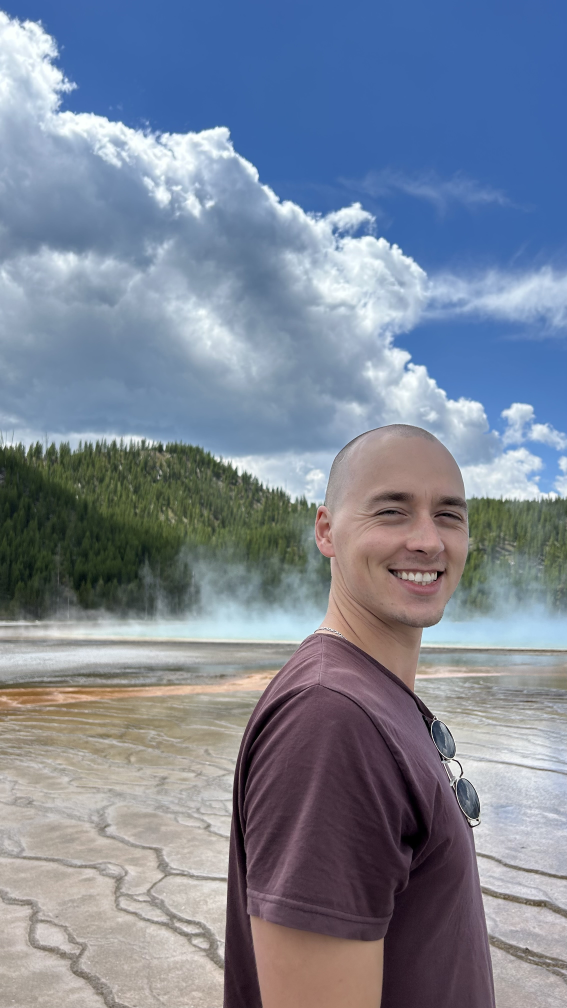
#> input picture assets/portrait-raw.jpg, 2268 x 4032 px (shown at 1/4 size)
$ python portrait-crop.py
#> lines starting #> are read from the running program, lines starting #| are printed output that depends on the picture
#!/usr/bin/env python
"""portrait-crop.py — re-crop assets/portrait.jpg from the 2268x4032 master.

W-85 fixes the shipped asset at 600x600 <=180KB, so every candidate is rendered to
that size and the winner is copied over assets/portrait.jpg. No upscaling: each crop
box is >=600px on both sides, so the 600 render is always a downscale.

Max's note, 2026-09-29: "centre the picture on my face, my forehead is cut off".
Measured on the master: head top y~1659, chin y~2320, head x 1260..1848 (centre 1554).
Candidates differ only in how much headroom they leave above the head top and how
centred the head's own centre is in the frame.
"""
import os
from PIL import Image

REPO = os.path.dirname(os.path.dirname(os.path.abspath(__file__)))
RAW = os.path.join(REPO, "assets", "portrait-raw.jpg")
OUT = os.path.join(REPO, ".buildloop", "tmp")

HEAD_TOP, CHIN = 1659, 2320
HEAD_CX = 1554

img = Image.open(RAW)
#> img is the input picture: PIL image 2268x4032 RGB; mean R, G, B 123.7, 133.6, 150.9
W, H = img.size
#> W = 2268; H = 4032
print("master", W, H)
#| master 2268 4032

# (name, size, head_cx_target_frac, headroom_frac)
CANDS = [
    ("a", 1488, 0.50, 0.22),
    ("b", 1488, 0.50, 0.14),
    ("c", 1700, 0.50, 0.20),
    ("d", 1300, 0.52, 0.26),
]

for name, size, cx_frac, headroom in CANDS:
    left = int(round(HEAD_CX - cx_frac * size))
    left = max(0, min(left, W - size))
    top = int(round(HEAD_TOP - headroom * size))
    top = max(0, min(top, H - size))
    box = (left, top, left + size, top + size)
    p = os.path.join(OUT, f"portrait-{name}.png")
    img.crop(box).resize((600, 600), Image.LANCZOS).save(p)
    print(f"{name} box={box} head_cx_frac={(HEAD_CX-left)/size:.3f} "
          f"head_top_frac={(HEAD_TOP-top)/size:.3f} -> {p}")
#> this loop made 4 passes
#> pass 1, `img.crop(box).resize((600, 600), Image.LANCZOS).save(p)`:
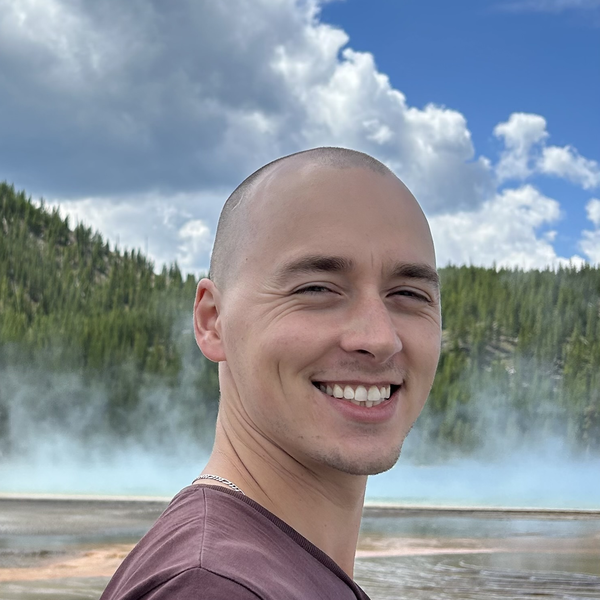
#> saved as portrait-a.png: PIL image 600x600 RGB; mean R, G, B 138.6, 145.5, 153.9
#> pass 2, `img.crop(box).resize((600, 600), Image.LANCZOS).save(p)`:
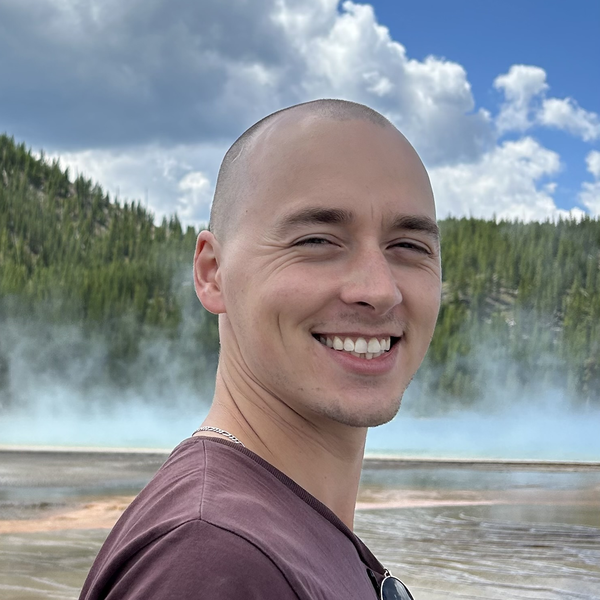
#> saved as portrait-b.png: PIL image 600x600 RGB; mean R, G, B 139.3, 142.9, 148.5

$ run again, with assets/portrait.jpg copied over assets/portrait-raw.jpg
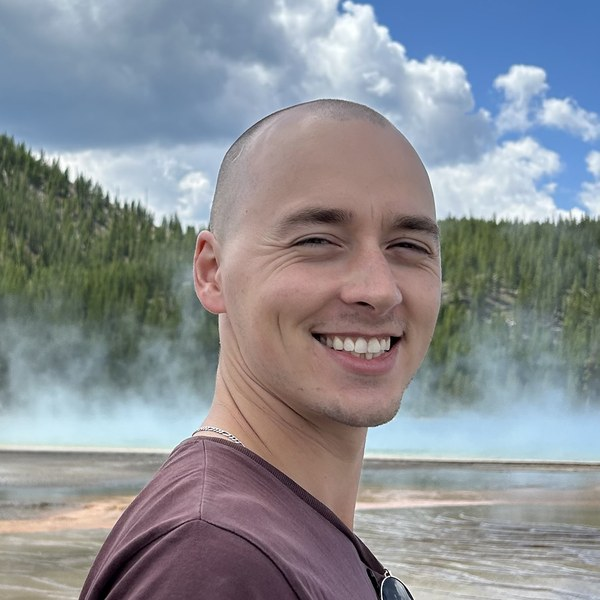
#> input picture assets/portrait.jpg, 600 x 600 px
#> img is the input picture: PIL image 600x600 RGB; mean R, G, B 139.3, 142.9, 148.6
#| master 600 600
#> the loop `for name, size, cx_frac, headroom in CANDS:` made 4 passes
#> pass 1, `img.crop(box).resize((600, 600), Image.LANCZOS).save(p)`:
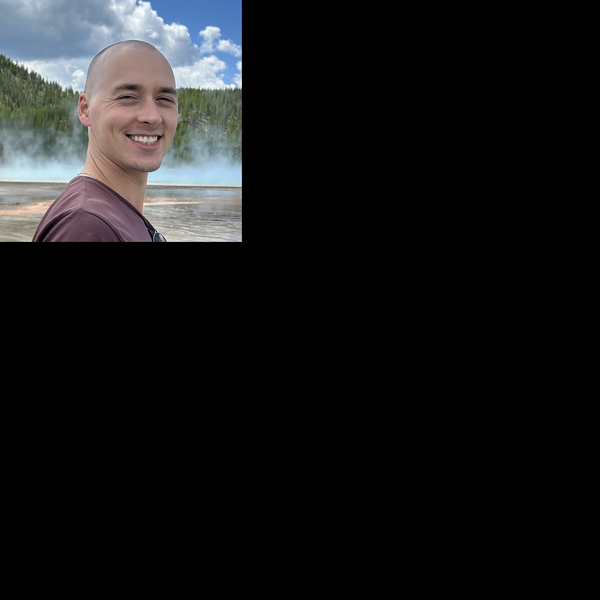
#> saved as portrait-a.png: PIL image 600x600 RGB; mean R, G, B 22.6, 23.2, 24.2
